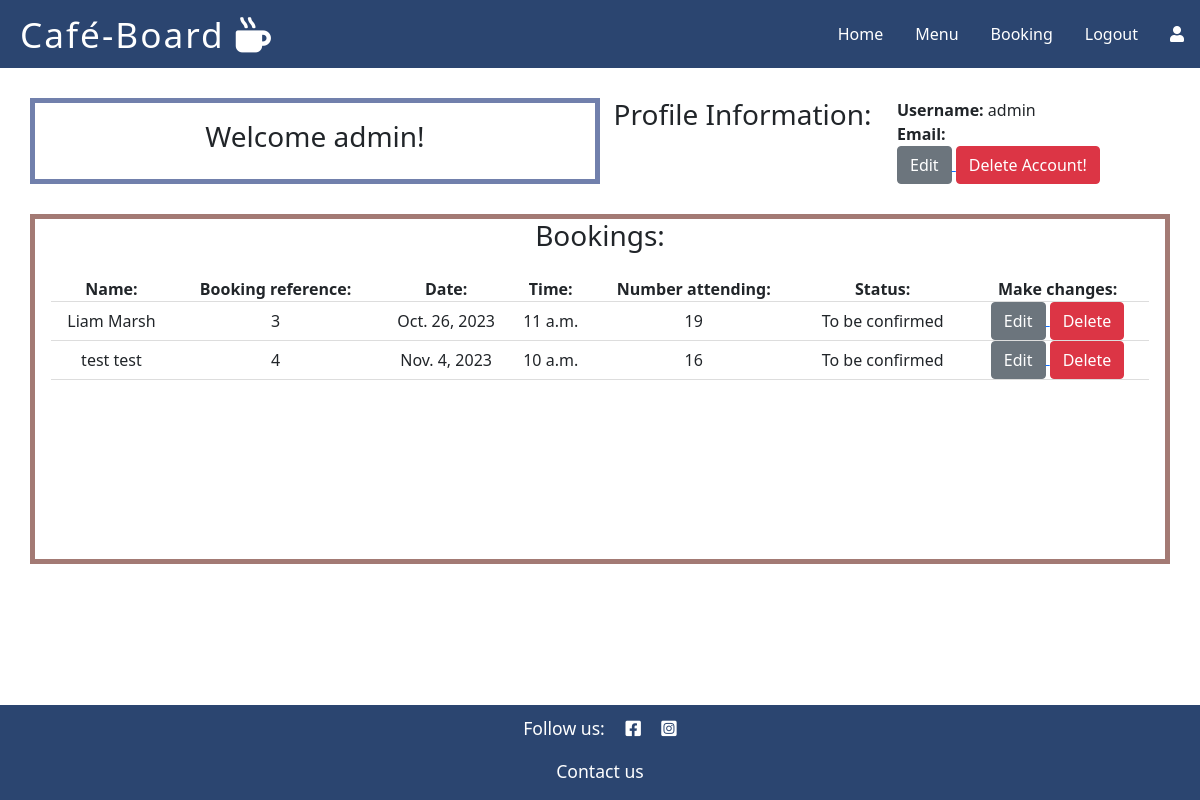
Page /bookings/display_booking (signed in) on the earlier database version.
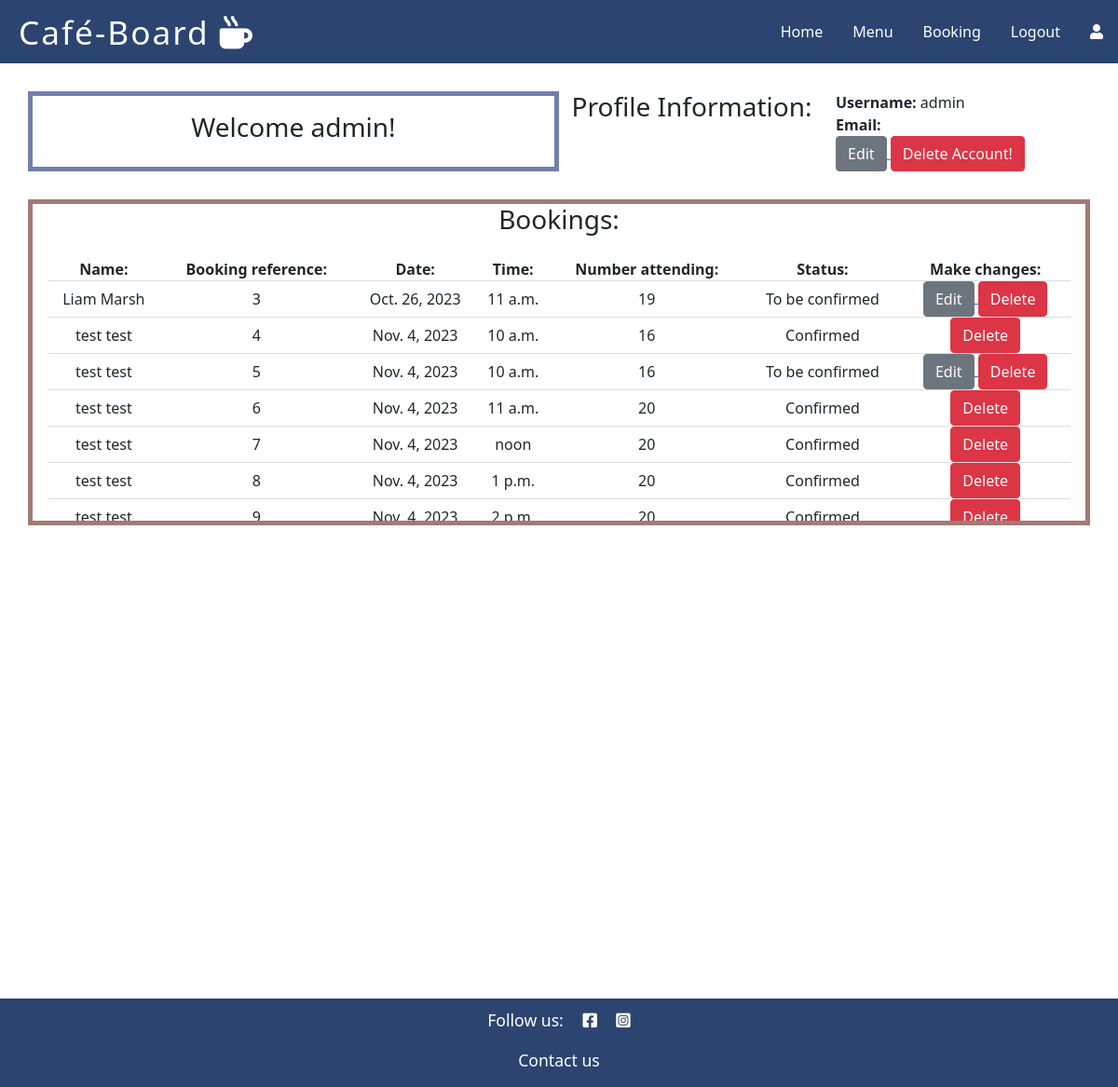
Same page on the later database version.
### booking/models.py (models this page shows, shortened)
class Booking(models.Model):
    booking_date = models.DateField()
    booking_time = models.TimeField()
    number_attending = models.IntegerField(default=2)
    booking_status = models.IntegerField(choices=BOOKING_STATUS, default=0)
    customer = models.ForeignKey(Customer, on_delete=models.CASCADE)

class Customer(models.Model):
    first_name = models.CharField(max_length=80)
    last_name = models.CharField(max_length=80)
    email = models.EmailField()
    phone_number = models.CharField(max_length=20)
    user = models.ForeignKey(User, on_delete=models.CASCADE)

### booking/views.py (the view)
# urls.py: path('display_booking', views.display_booking, name='display_booking'),
def display_booking(request):
    customer = Customer.objects.filter(user=request.user)
    bookings = Booking.objects.filter(customer__in=customer)
    context = {
        'bookings': bookings,
    }
    return render(request, 'profile.html', context)

### templates/profile.html (shortened to what this page needs)
{% extends "base.html" %} {% block content %}
<section class="container profile">
    <div class="row">
        <div class="col-sm-6 welcome d-flex justify-content-center align-items-center">
            <h3>Welcome {{user.username}}!</h3>
        </div>
        <div class="col-sm-3 text-center">
            <h3>Profile Information:</h3>
        </div>
        <div class="col-sm-3">
            <span><strong>Username:</strong> {{ user.username }}</span><br>
            <span><strong>Email:</strong> {{ user.email }}</span><br>
            <a href="{% url 'edit_user' user.id %}" aria-label="Navigates to edit user form">
                <button class="btn btn-secondary">Edit</button>
            </a>
            <button type="button" class="btn btn-danger" data-bs-toggle="modal" data-bs-target="#accountDeleteModal" aria-label="Delete account" >Delete Account!</button>
        </div>
    </div>
</section>
{% if bookings %}
<section class="container bookings">
    <div class="row">
        <div class="col-sm-12 text-center">
            <h3>Bookings:</h3>
        </div>
        <div class="card-body text-center">
            <table id="booking-table">
                <tr>
                    <th>Name:</th>
                    <th>Booking reference:</th>
                    <th>Date:</th>
                    <th>Time:</th>
                    <th>Number attending:</th>
                    <th>Status:</th>
                    <th>Make changes:</th>
                </tr>
            {% for booking in bookings %}
                <tr>
                    <td>{{ booking.customer.first_name }} {{booking.customer.last_name}}</td>
                    <td>{{ booking.id }}</td>
                    <td>{{ booking.booking_date }}</td>
                    <td>{{ booking.booking_time }}</td>
                    <td>{{booking.number_attending}}</td>
            {% if booking.booking_status == 0 %}
                    <td>To be confirmed</td>
                    <td>
                        <a href="{% url 'edit_booking' booking.id booking.customer.id %}" aria-label="Edit booking" >
                            <button class="btn btn-secondary">Edit</button>
                        </a>
                        <a href="{% url 'delete_booking' booking.id booking.customer.id %}" aria-label="Delete booking" >
                            <button class="btn btn-danger">Delete</button>
                        </a>
                    </td>
            {% elif booking.booking_status == 1 %}
                    <td>Confirmed</td>
                    <td>
                        <a href="{% url 'delete_booking' booking.id booking.customer.id %}" aria-label="Delete booking">
                            <button class="btn btn-danger">Delete</button>
                        </a>
                    </td>
            {% endif %}
            {% endfor %}
                </tr>
            </table>
        </div>
    </div>
</section>
{% else %}
<strong><p class="text-center no-booking">Please Visit the booking tab to make a booking.</p></strong>
{% endif %}
{%endblock%}

Differences in the rows shown:
changed Booking id 4: booking_status "To be confirmed Edit" → "Confirmed"
added Booking: customer.first_name "test", customer.last_name "test", id "5", booking_date "Nov. 4, 2023", booking_time "10 a.m.", number_attending "16", booking_status "To be confirmed"
added Booking: customer.first_name "test", customer.last_name "test", id "6", booking_date "Nov. 4, 2023", booking_time "11 a.m.", number_attending "20", booking_status "Confirmed"
added Booking: customer.first_name "test", customer.last_name "test", id "7", booking_date "Nov. 4, 2023", booking_time "noon", number_attending "20", booking_status "Confirmed"
added Booking: customer.first_name "test", customer.last_name "test", id "8", booking_date "Nov. 4, 2023", booking_time "1 p.m.", number_attending "20", booking_status "Confirmed"
added Booking: customer.first_name "test", customer.last_name "test", id "9", booking_date "Nov. 4, 2023", booking_time "2 p.m.", number_attending "20", booking_status "Confirmed"
